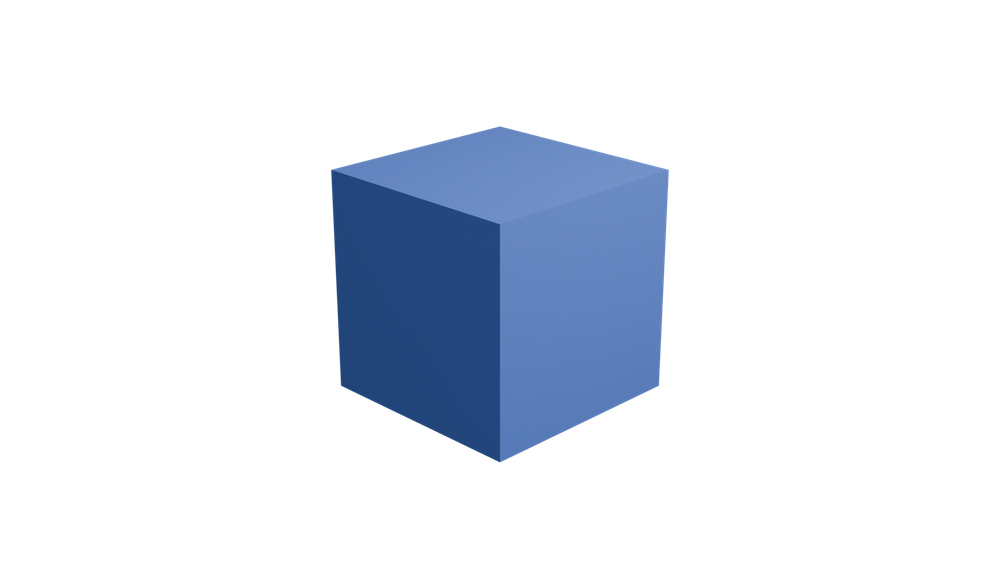
#> input picture blur-input/normal.png, 1000 x 562 px, shrunk from 1920 x 1080 before the run
$ python convert.py
#> lines starting #> are read from the running program, lines starting #| are printed output that depends on the picture
import numpy as np
from PIL import Image

# Step 1: Load your PNG image
image_path = 'blur-input/normal.png'
img = Image.open(image_path)
#> img is the input picture: PIL image 1000x562 RGBA; mean R, G, B, A 11.9, 17.6, 26.9, 40.9

# Step 2: Crop the image to the largest possible square
width, height = img.size
#> width = 1000; height = 562
new_side = min(width, height)
#> new_side = 562

left = (width - new_side) // 2
#> left = 219
top = (height - new_side) // 2
#> top = 0
right = (width + new_side) // 2
#> right = 781
bottom = (height + new_side) // 2
#> bottom = 562

img = img.crop((left, top, right, bottom))
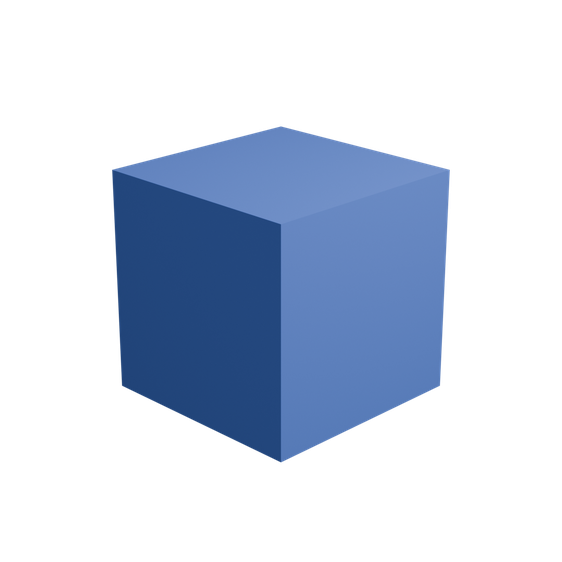
#> img: PIL image 562x562 RGBA; mean R, G, B, A 21.2, 31.3, 47.8, 72.9; transparent parts drawn white

# Step 3: Convert the image to a NumPy array
# If you need a grayscale image, convert it first: img = img.convert('L')
data = np.array(img)

# Step 4: Save the NumPy array to a file
npy_path = 'image.npy'
np.save(npy_path, data)
